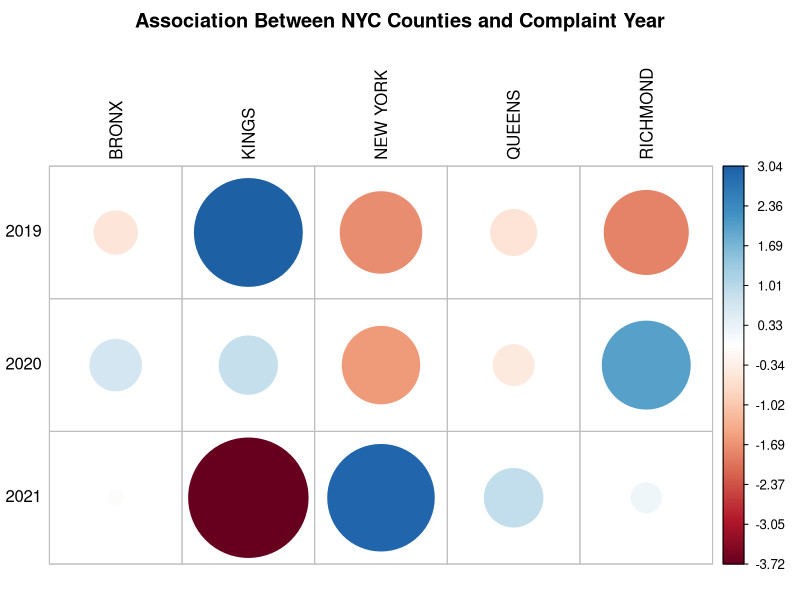

R code for this plot:
## ---- chunk 1
knitr::opts_chunk$set(echo = TRUE)
## ---- chunk 2
#set up working directory

setwd("C:/Users/zhang/OneDrive/Desktop/MIS581/data")

#import NYPD Hate Crime Dataset
dt<-read.csv("NYPD_Hate_Crimes_Modified.csv", header=TRUE)

summary(dt)
## ---- chunk 3
#Test First Hypothesis

#convert year variable to characters
year<-as.character(dt$Complaint.Year)
dt$Complaint.Year<-year
summary(dt)

#drop data points that will affect the performance of the statistical test(lack of data in cell)
#drop "60 years and older", "anti-physical disability", and "anti race/color"
dt1<-dt[!(dt$Bias.Motive.Description=="60 YRS AND OLDER" | dt$Bias.Motive.Description=="ANTI-PHYSICAL DISABILITY" | dt$Bias.Motive.Description=="ANTI RACE/COLOR"),]
table(dt1$Bias.Motive.Description)

#construct the multinomial logistic regression for bias motive and year
#install nnet package 
install.packages("nnet")
library('nnet')

#define reference level
dt1$Bias.Motive.Description2<- relevel(factor(dt1$Bias.Motive.Description), ref="ANTI-FEMALE")

test1<-multinom(Bias.Motive.Description2 ~ Complaint.Year , data=dt1)
summary(test1)

#check z score for model
z1<-summary(test1)$coefficients/summary(test1)$standard.errors
z1

#statistical significance of model
p1<-(1-pnorm(abs(z1),0,1))* 2
p1

exp(coef(test1))
## ---- chunk 4
#Test Second Hypothesis

#install packages for chi-square test of independence
install.packages("ggplot2")
install.packages("corrplot")
library('ggplot2')
library('corrplot')

#perform chi-square test of independence for year and county
dt2<-dt1
test2<-chisq.test(table(dt2$Complaint.Year, dt2$County))

#check the degree of association between year and county
round(test2$residuals, 3)

#present a correlation plot for better visualization of association
corrplot(test2$residuals, is.corr=FALSE, title="Association Between NYC Counties and Complaint Year", tl.col = "black", mar=c(0,0,2,0))
## ---- chunk 5
#Test Third Hypothesis

dt3<-dt2

#construct the multinomial logistic regression for bias motive and county
#reference level as already been defined in First Hypothesis Testing
test3<-multinom(Bias.Motive.Description2 ~ County, data=dt3)
summary(test3)

#check z score for model
z3<-summary(test3)$coefficients/summary(test3)$standard.errors
z3

#check statistical significance
p3<-(1-pnorm(abs(z3),0,1))*2
p3

exp(coef(test3))
